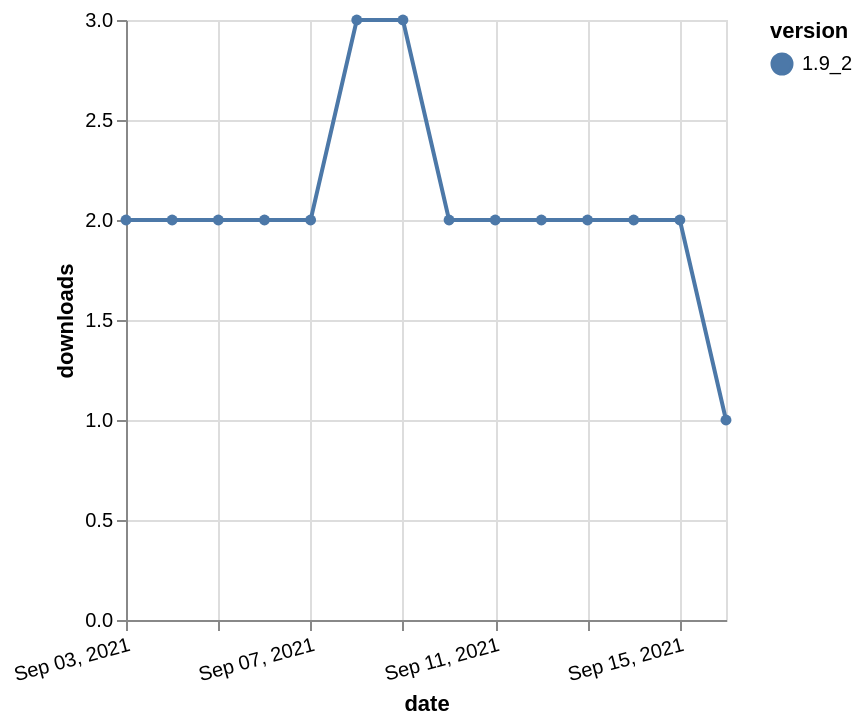

Write the Vega-Lite specification saved for this chart.
### Vega-Lite specification from a JSON file in a GitHub repository (floating-point values rounded to 4 significant figures)
{"$schema": "https://vega.github.io/schema/vega-lite/v5.json", "description": "A simple bar chart with embedded data.", "data": {"values": [{"date": "2021-09-03", "total": 2734, "delta": 2, "version": "1.9_2"}, {"date": "2021-09-04", "total": 2736, "delta": 2, "version": "1.9_2"}, {"date": "2021-09-05", "total": 2738, "delta": 2, "version": "1.9_2"}, {"date": "2021-09-06", "total": 2740, "delta": 2, "version": "1.9_2"}, {"date": "2021-09-07", "total": 2742, "delta": 2, "version": "1.9_2"}, {"date": "2021-09-08", "total": 2745, "delta": 3, "version": "1.9_2"}, {"date": "2021-09-09", "total": 2748, "delta": 3, "version": "1.9_2"}, {"date": "2021-09-10", "total": 2750, "delta": 2, "version": "1.9_2"}, {"date": "2021-09-11", "total": 2752, "delta": 2, "version": "1.9_2"}, {"date": "2021-09-12", "total": 2754, "delta": 2, "version": "1.9_2"}, {"date": "2021-09-13", "total": 2756, "delta": 2, "version": "1.9_2"}, {"date": "2021-09-14", "total": 2758, "delta": 2, "version": "1.9_2"}, {"date": "2021-09-15", "total": 2760, "delta": 2, "version": "1.9_2"}, {"date": "2021-09-16", "total": 2761, "delta": 1, "version": "1.9_2"}]}, "width": "container", "mark": {"type": "line", "point": {"filled": true}}, "encoding": {"x": {"field": "date", "type": "temporal", "timeUnit": "yearmonthdate", "title": "date", "axis": {"labelAngle": -15}}, "y": {"field": "delta", "type": "quantitative", "title": "downloads"}, "color": {"field": "version", "type": "nominal"}, "tooltip": {"field": "delta"}}}
